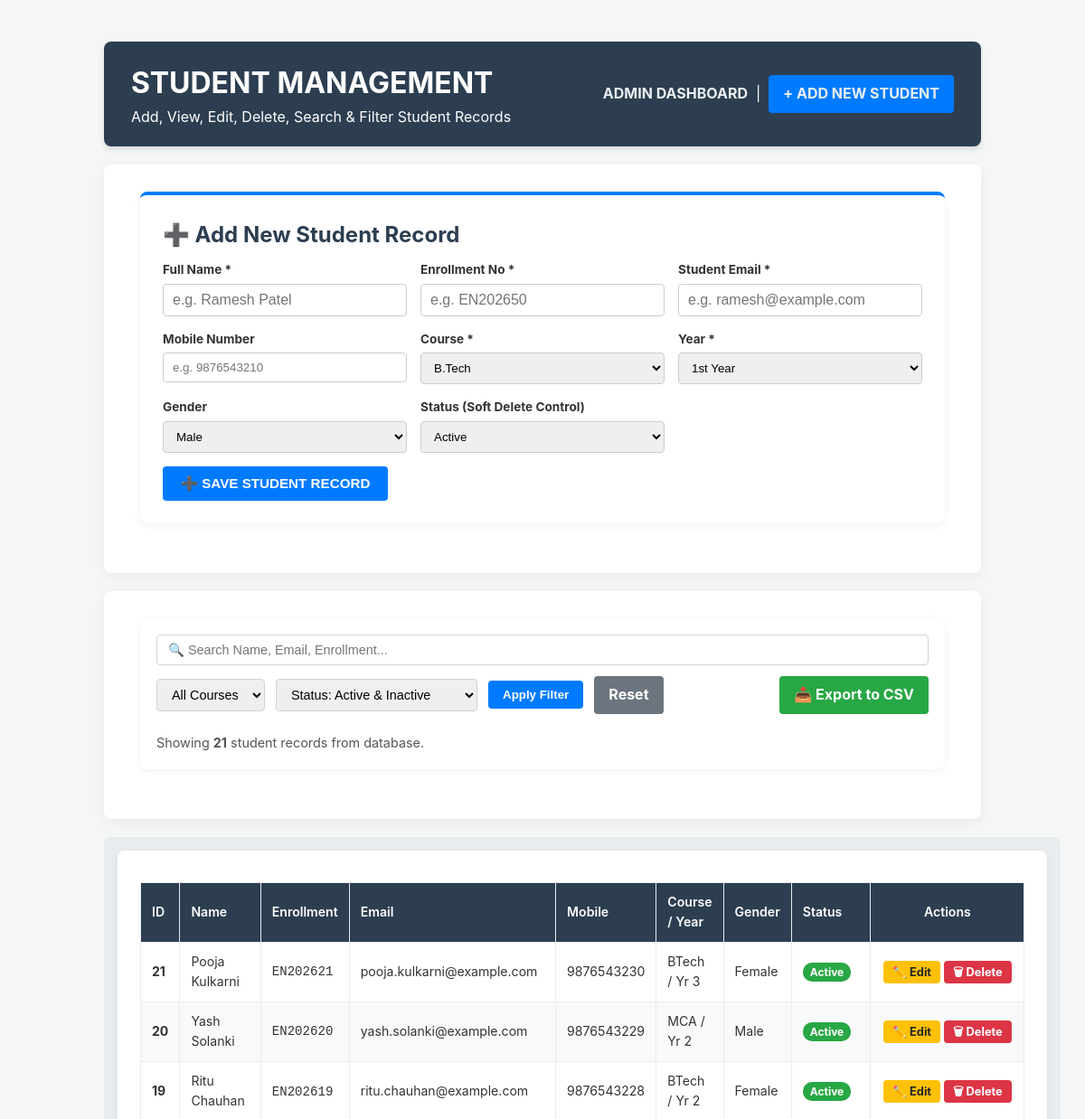
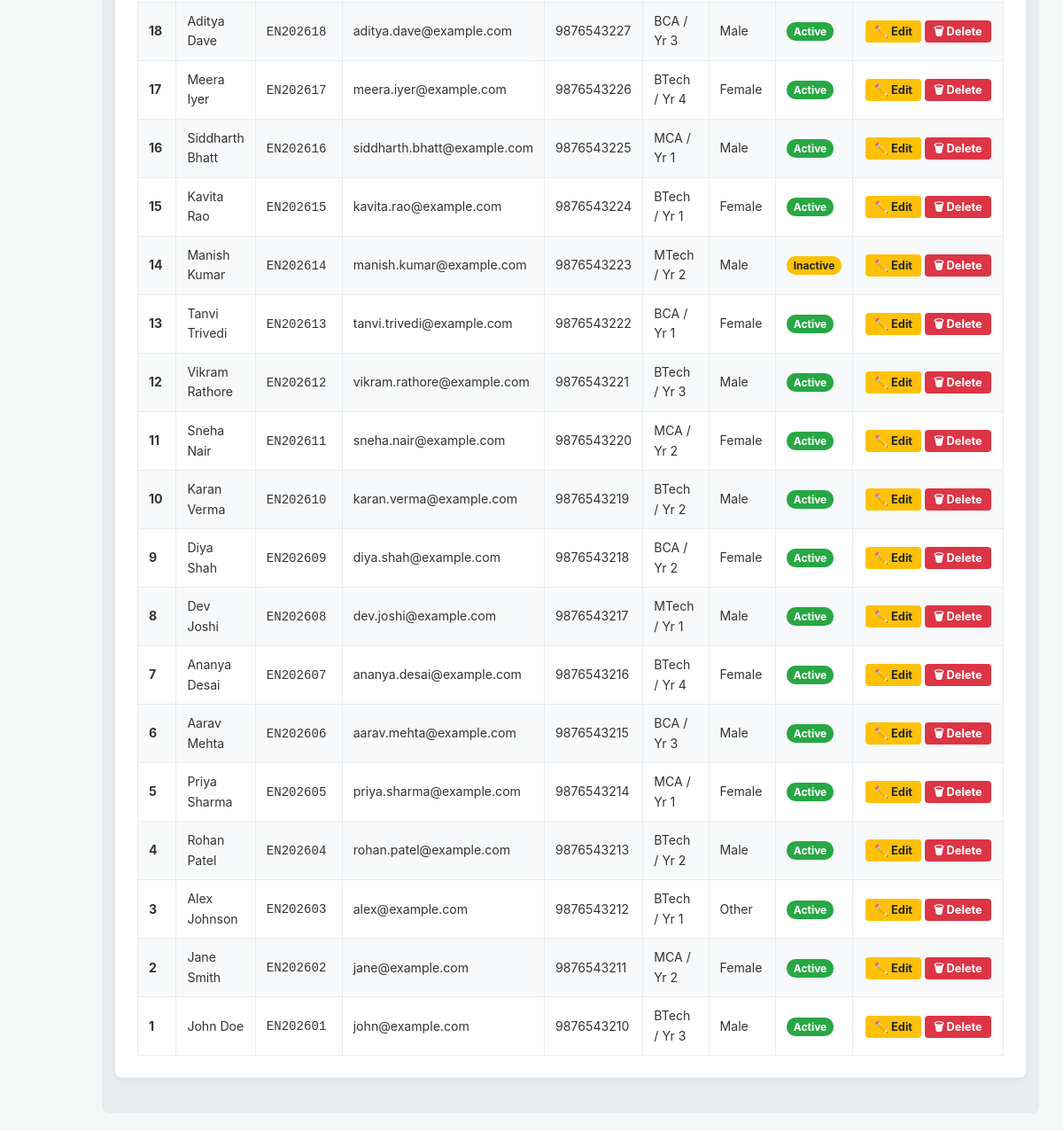
Screenshot of /php/student_manage.php (signed in) with the database file from the repository (2 pictures, top to bottom).
### tables this page shows
CREATE TABLE IF NOT EXISTS students (
    student_id INT AUTO_INCREMENT PRIMARY KEY,
    name VARCHAR(100) NOT NULL,
    enrollment_no VARCHAR(20) UNIQUE NOT NULL,
    email VARCHAR(100) UNIQUE NOT NULL,
    mobile VARCHAR(15),
    course VARCHAR(50),
    year INT,
    gender ENUM('Male', 'Female', 'Other'),
    password_hash VARCHAR(255) NOT NULL,
    status ENUM('Active', 'Inactive', 'Deleted') DEFAULT 'Active',  
    created_at TIMESTAMP DEFAULT CURRENT_TIMESTAMP
);

### php/student_manage.php (the view, shortened to what this page needs)
<?php
require_once __DIR__ . '/auth.php';
$searchKeyword = trim($_GET['search'] ?? '');
$filterCourse  = trim($_GET['course'] ?? '');
$filterStatus  = trim($_GET['status'] ?? '');
$sql = "SELECT * FROM students WHERE 1=1";
$params = [];
if (!empty($filterStatus)) {
    $sql .= " AND status = ?";
    $params[] = $filterStatus;
} else {
    if ($filterStatus !== 'Deleted' && empty($filterStatus)) {
        $sql .= " AND status != 'Deleted'";
    }
}
$sql .= " ORDER BY student_id DESC";
try {
    $stmt = $pdo->prepare($sql);
    $stmt->execute($params);
    $students = $stmt->fetchAll();
} catch (PDOException $e) {
    $students = [];
    $message = "Error querying students: " . $e->getMessage();
    $messageType = 'error';
}
$editStudent = null;
?>
<!DOCTYPE html>
<html lang="en">
<head>
    <link rel="stylesheet" href="../css/style.css">
</head>
<body>
<div class="page-wrapper">
<br>
<div class="grid-container">
    <div class="flex-row">
        <div class="flex-col">
            <h1>STUDENT MANAGEMENT</h1>
            <p>Add, View, Edit, Delete, Search & Filter Student Records</p>
        </div>
        <div class="flex-col" style="text-align: right;">
            <a href="admin_dashboard.php"><b>ADMIN DASHBOARD</b></a> &nbsp;|&nbsp;
            <a href="student_manage.php#studentForm" class="btn-primary">+ ADD NEW STUDENT</a>
        </div>
    </div>
    <div class="flex-row" id="studentForm">
        <div class="flex-col">
            <div class="card" style="border-top: 4px solid <?php echo $editStudent ? '#ffc107' : '#007bff'; ?>;">
                <h2><?php echo $editStudent ? '✏️ Edit Student Record (#' . $editStudent['student_id'] . ')' : '➕ Add New Student Record'; ?></h2>
                <form action="student_manage.php" method="POST">
                    <div class="form-grid">
                        <div class="form-group">
                            <label>Full Name *</label>
                            <input type="text" name="name" required value="<?php echo htmlspecialchars($editStudent['name'] ?? ''); ?>" placeholder="e.g. Ramesh Patel">
                        </div>
                        <div class="form-group">
                            <label>Enrollment No *</label>
                            <input type="text" name="enrollment_no" required value="<?php echo htmlspecialchars($editStudent['enrollment_no'] ?? ''); ?>" placeholder="e.g. EN202650">
                        </div>
                        <div class="form-group">
                            <label>Student Email *</label>
                            <input type="email" name="email" required value="<?php echo htmlspecialchars($editStudent['email'] ?? ''); ?>" placeholder="e.g. ramesh@example.com">
                        </div>
                        <div class="form-group">
                            <label>Mobile Number</label>
                            <input type="tel" name="mobile" value="<?php echo htmlspecialchars($editStudent['mobile'] ?? ''); ?>" placeholder="e.g. 9876543210">
                        </div>
                        <div class="form-group">
                            <label>Course *</label>
                            <select name="course" required>
                                <option value="BTech" <?php echo (($editStudent['course'] ?? '') === 'BTech') ? 'selected' : ''; ?>>B.Tech</option>
                            </select>
                        </div>
                        <div class="form-group">
                            <label>Year *</label>
                            <select name="year" required>
                                <option value="1" <?php echo (($editStudent['year'] ?? 1) == 1) ? 'selected' : ''; ?>>1st Year</option>
                            </select>
                        </div>
                        <div class="form-group">
                            <label>Gender</label>
                            <select name="gender">
                                <option value="Male" <?php echo (($editStudent['gender'] ?? '') === 'Male') ? 'selected' : ''; ?>>Male</option>
                            </select>
                        </div>
                        <div class="form-group">
                            <label>Status (Soft Delete Control)</label>
                            <select name="status">
                                <option value="Active" <?php echo (($editStudent['status'] ?? 'Active') === 'Active') ? 'selected' : ''; ?>>Active</option>
                            </select>
                        </div>
                    </div>
                    <div>
                        <button type="submit" class="<?php echo $editStudent ? 'btn-warning' : 'btn-primary'; ?>" style="padding: 10px 20px; font-size: 0.95rem;">
                            <?php echo $editStudent ? '💾 UPDATE STUDENT RECORD' : '➕ SAVE STUDENT RECORD'; ?>
                        </button>
                    </div>
                </form>
            </div>
        </div>
    </div>
    <div class="flex-row">
        <div class="flex-col">
            <div class="card" style="padding: 18px;">
                <form action="student_manage.php" method="GET" class="filter-bar">
                    <input type="text" name="search" value="<?php echo htmlspecialchars($searchKeyword); ?>" placeholder="🔍 Search Name, Email, Enrollment..." style="min-width: 260px;">
                    <select name="course">
                        <option value="">All Courses</option>
                    </select>
                    <select name="status">
                        <option value="">Status: Active & Inactive</option>
                    </select>
                    <button type="submit" class="btn-primary">Apply Filter</button>
                    <a href="student_manage.php" class="btn-primary" style="background: #6c757d;">Reset</a>
                    <a href="export_students_csv.php?search=<?php echo urlencode($searchKeyword); ?>&course=<?php echo urlencode($filterCourse); ?>&status=<?php echo urlencode($filterStatus); ?>" class="btn-success" style="margin-left: auto;">
                        📥 Export to CSV
                    </a>
                </form>
                <div style="font-size: 0.9rem; color: #555; margin-top: 5px;">
                    Showing <b><?php echo count($students); ?></b> student records from database.
                </div>
            </div>
        </div>
    </div>
    <div class="flex-row">
        <div class="flex-col">
            <div class="card" style="overflow-x: auto;">
                <?php if (empty($students)): ?>
                    <p style="text-align: center; color: #777; padding: 30px;">No student records found matching your filter criteria.</p>
                <?php else: ?>
                    <table>
                        <thead>
                            <tr>
                                <th>ID</th>
                                <th>Name</th>
                                <th>Enrollment</th>
                                <th>Email</th>
                                <th>Mobile</th>
                                <th>Course / Year</th>
                                <th>Gender</th>
                                <th>Status</th>
                                <th style="text-align: center; min-width: 170px;">Actions</th>
                            </tr>
                        </thead>
                        <tbody>
                            <?php foreach ($students as $row): ?>
                            <tr>
                                <td><b><?php echo (int)$row['student_id']; ?></b></td>
                                <td><?php echo htmlspecialchars($row['name']); ?></td>
                                <td><code><?php echo htmlspecialchars($row['enrollment_no']); ?></code></td>
                                <td><?php echo htmlspecialchars($row['email']); ?></td>
                                <td><?php echo htmlspecialchars($row['mobile']); ?></td>
                                <td><?php echo htmlspecialchars($row['course'] . ' / Yr ' . $row['year']); ?></td>
                                <td><?php echo htmlspecialchars($row['gender']); ?></td>
                                <td>
                                    <?php
                                    $st = $row['status'] ?? 'Active';
                                    if ($st === 'Active') {
                                        echo '<span class="badge-active">Active</span>';
                                    } elseif ($st === 'Inactive') {
                                        echo '<span class="badge-inactive">Inactive</span>';
                                    } else {
                                        echo '<span class="badge-deleted">Deleted</span>';
                                    }
                                    ?>
                                </td>
                                <td style="text-align: center;">
                                    <a href="student_manage.php?action=edit&id=<?php echo $row['student_id']; ?>#studentForm" class="btn-warning">✏️ Edit</a>
                                    <?php if (($row['status'] ?? 'Active') !== 'Deleted'): ?>
                                        <a href="student_manage.php?action=soft_delete&id=<?php echo $row['student_id']; ?>"
                                           class="btn-danger"
                                           onclick="return confirm('Confirm Delete: Are you sure you want to soft-delete student #<?php echo $row['student_id']; ?> (<?php echo htmlspecialchars($row['name']); ?>)?');">
                                           🗑 Delete
                                        </a>
                                    <?php endif; ?>
                                </td>
                            </tr>
                            <?php endforeach; ?>
                        </tbody>
                    </table>
                <?php endif; ?>
            </div>
        </div>
    </div>
</div>
</div>
</body>
</html>

### css/style.css (style rules this page uses)
* { box-sizing: border-box; margin: 0; padding: 0; }
body { font-family: -apple-system, BlinkMacSystemFont, "Segoe UI", Roboto, Helvetica, Arial, sans-serif; line-height: 1.6; background-color: #f4f7f6; color: #333; padding: 20px 0; }
a { color: #0056b3; text-decoration: none; transition: color 0.3s ease; }
h1, h2, h3, h4 { margin-bottom: 0.5rem; color: #2c3e50; }
.page-wrapper { max-width: 1000px; margin: 0 auto; padding: 0 15px; }
.grid-container { display: flex; flex-direction: column; gap: 20px; width: 100%; }
.flex-row { display: flex; flex-direction: column; gap: 20px; width: 100%; }
.flex-col { flex: 1; display: block; }
.page-wrapper > .grid-container > .flex-row:first-of-type, .page-wrapper form > .grid-container > .flex-row:first-of-type { background: #2c3e50; color: #fff; padding: 20px 30px; border-radius: 8px; box-shadow: 0 4px 6px rgba(0,0,0,0.1); text-align: center; }
.page-wrapper > .grid-container > .flex-row:first-of-type h1, .page-wrapper form > .grid-container > .flex-row:first-of-type h1 { color: #fff; margin: 0; }
.page-wrapper > .grid-container > .flex-row:first-of-type a, .page-wrapper > .grid-container > .flex-row:first-of-type b, .page-wrapper form > .grid-container > .flex-row:first-of-type a, .page-wrapper form > .grid-container > .flex-row:first-of-type b { color: #ecf0f1; text-decoration: none; }
.page-wrapper > .grid-container > .flex-row:not(:first-of-type), .page-wrapper form > .grid-container > .flex-row:not(:first-of-type):not(:last-of-type) { background: #ffffff; padding: 30px 40px; border-radius: 8px; box-shadow: 0 4px 15px rgba(0,0,0,0.05); }
.page-wrapper > .grid-container > .flex-row:last-of-type, .page-wrapper form > .grid-container > .flex-row:last-of-type { background: transparent; box-shadow: none; padding: 0; text-align: center; }
.page-wrapper > .grid-container > .flex-row:last-of-type .flex-col, .page-wrapper form > .grid-container > .flex-row:last-of-type .flex-col { background: #e9ecef; padding: 15px; border-radius: 8px; transition: background 0.3s; }
input[type="text"], input[type="email"], input[type="password"] { width: 100%; padding: 10px 12px; border: 1px solid #ced4da; border-radius: 4px; font-size: 1rem; transition: border-color 0.2s; }
@media (min-width: 768px) { .flex-row { flex-direction: row; align-items: center; justify-content: space-between; } }
@media (min-width: 768px) { .page-wrapper > .grid-container > .flex-row:first-of-type .flex-col:first-child, .page-wrapper form > .grid-container > .flex-row:first-of-type .flex-col:first-child { text-align: left; } }
@media (min-width: 768px) { .page-wrapper > .grid-container > .flex-row:first-of-type .flex-col:last-child, .page-wrapper form > .grid-container > .flex-row:first-of-type .flex-col:last-child { text-align: right; } }

### rows the page displays
students: student_id "21", name "Pooja Kulkarni", enrollment_no "EN202621", email "pooja.kulkarni@example.com", mobile "9876543230", course+year "BTech / Yr 3", gender "Female", status "Active"
students: student_id "20", name "Yash Solanki", enrollment_no "EN202620", email "yash.solanki@example.com", mobile "9876543229", course+year "MCA / Yr 2", gender "Male", status "Active"
students: student_id "19", name "Ritu Chauhan", enrollment_no "EN202619", email "ritu.chauhan@example.com", mobile "9876543228", course+year "BTech / Yr 2", gender "Female", status "Active"
students: student_id "18", name "Aditya Dave", enrollment_no "EN202618", email "aditya.dave@example.com", mobile "9876543227", course+year "BCA / Yr 3", gender "Male", status "Active"
students: student_id "17", name "Meera Iyer", enrollment_no "EN202617", email "meera.iyer@example.com", mobile "9876543226", course+year "BTech / Yr 4", gender "Female", status "Active"
students: student_id "16", name "Siddharth Bhatt", enrollment_no "EN202616", email "siddharth.bhatt@example.com", mobile "9876543225", course+year "MCA / Yr 1", gender "Male", status "Active"
students: student_id "15", name "Kavita Rao", enrollment_no "EN202615", email "kavita.rao@example.com", mobile "9876543224", course+year "BTech / Yr 1", gender "Female", status "Active"
students: student_id "14", name "Manish Kumar", enrollment_no "EN202614", email "manish.kumar@example.com", mobile "9876543223", course+year "MTech / Yr 2", gender "Male", status "Inactive"
students: student_id "13", name "Tanvi Trivedi", enrollment_no "EN202613", email "tanvi.trivedi@example.com", mobile "9876543222", course+year "BCA / Yr 1", gender "Female", status "Active"
students: student_id "12", name "Vikram Rathore", enrollment_no "EN202612", email "vikram.rathore@example.com", mobile "9876543221", course+year "BTech / Yr 3", gender "Male", status "Active"
students: student_id "11", name "Sneha Nair", enrollment_no "EN202611", email "sneha.nair@example.com", mobile "9876543220", course+year "MCA / Yr 2", gender "Female", status "Active"
students: student_id "10", name "Karan Verma", enrollment_no "EN202610", email "karan.verma@example.com", mobile "9876543219", course+year "BTech / Yr 2", gender "Male", status "Active"
students: student_id "9", name "Diya Shah", enrollment_no "EN202609", email "diya.shah@example.com", mobile "9876543218", course+year "BCA / Yr 2", gender "Female", status "Active"
students: student_id "8", name "Dev Joshi", enrollment_no "EN202608", email "dev.joshi@example.com", mobile "9876543217", course+year "MTech / Yr 1", gender "Male", status "Active"
students: student_id "7", name "Ananya Desai", enrollment_no "EN202607", email "ananya.desai@example.com", mobile "9876543216", course+year "BTech / Yr 4", gender "Female", status "Active"
students: student_id "6", name "Aarav Mehta", enrollment_no "EN202606", email "aarav.mehta@example.com", mobile "9876543215", course+year "BCA / Yr 3", gender "Male", status "Active"
students: student_id "5", name "Priya Sharma", enrollment_no "EN202605", email "priya.sharma@example.com", mobile "9876543214", course+year "MCA / Yr 1", gender "Female", status "Active"
students: student_id "4", name "Rohan Patel", enrollment_no "EN202604", email "rohan.patel@example.com", mobile "9876543213", course+year "BTech / Yr 2", gender "Male", status "Active"
students: student_id "3", name "Alex Johnson", enrollment_no "EN202603", email "alex@example.com", mobile "9876543212", course+year "BTech / Yr 1", gender "Other", status "Active"
students: student_id "2", name "Jane Smith", enrollment_no "EN202602", email "jane@example.com", mobile "9876543211", course+year "MCA / Yr 2", gender "Female", status "Active"
students: student_id "1", name "John Doe", enrollment_no "EN202601", email "john@example.com", mobile "9876543210", course+year "BTech / Yr 3", gender "Male", status "Active"

### other values shown
count($students) "21"
